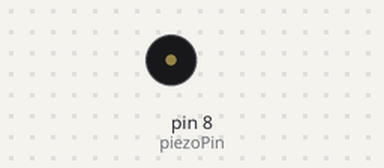
A sketch run on a simulated Arduino Uno, built with avr-gcc and run on an emulated ATmega328P. On the bench: buzzer (waves = sounding).

Above: at 0.1 s.
Timing chart, 0 to 0.5 s (numbered marks = the images above):
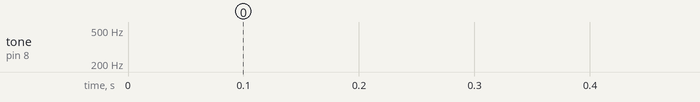

The sketch:

melodieBuzzer.ino
```cpp
#include "allstar.h"
#include "canond.h"
#include "einekleinenachtmusik.h"
#include "happybd.h"
#include "ilponte.h"
#include "innomameli.h"
#include "mariobros.h"
#include "megalovania.h"
#include "nyancat.h"
#include "rickrolled.h"
#include "rondoallaturca.h"
#include "smashbros.h"
#include "symphonyn40.h"
#include "takeonme.h"
#include "tetris.h"
#include "theentertainer.h"


const int piezoPin = 8;

void setup() {
  pinMode(piezoPin,OUTPUT);
  Serial.begin(9600);

  /*canond::play(piezoPin);
  einekleinenachtmusik::play(piezoPin);
  happybd::play(piezoPin);*/
  /*ilponte::play(piezoPin);*/
  /*innomameli::play(piezoPin);
  mariobros::play(piezoPin);
  megalovania::play(piezoPin);
  nyancat::play(piezoPin);
  rickrolled::play(piezoPin);
  rondoallaturca::play(piezoPin);
  smashbros::play(piezoPin);
  symphonyn40::play(piezoPin);
  takeonme::play(piezoPin);
  tetris::play(piezoPin);*/
  //theentertainer::play(piezoPin);
}

void loop() {
  allstar::play(piezoPin);

}
```

allstar.h
```cpp
#include <avr/pgmspace.h>
#define NOTE_B0  31
#define NOTE_C1  33
#define NOTE_CS1 35
#define NOTE_D1  37
#define NOTE_DS1 39
#define NOTE_E1  41
#define NOTE_F1  44
#define NOTE_FS1 46
#define NOTE_G1  49
#define NOTE_GS1 52
#define NOTE_A1  55
#define NOTE_AS1 58
#define NOTE_B1  62
#define NOTE_C2  65
#define NOTE_CS2 69
#define NOTE_D2  73
#define NOTE_DS2 78
#define NOTE_E2  82
#define NOTE_F2  87
#define NOTE_FS2 93
#define NOTE_G2  98
#define NOTE_GS2 104
#define NOTE_A2  110
#define NOTE_AS2 117
#define NOTE_B2  123
#define NOTE_C3  131
#define NOTE_CS3 139
#define NOTE_D3  147
#define NOTE_DS3 156
#define NOTE_E3  165
#define NOTE_F3  175
#define NOTE_FS3 185
#define NOTE_G3  196
#define NOTE_GS3 208
#define NOTE_A3  220
#define NOTE_AS3 233
#define NOTE_B3  247
#define NOTE_C4  262
#define NOTE_CS4 277
#define NOTE_D4  294
#define NOTE_DS4 311
#define NOTE_E4  330
#define NOTE_F4  349
#define NOTE_FS4 370
#define NOTE_G4  392
#define NOTE_GS4 415
#define NOTE_A4  440
#define NOTE_AS4 466
#define NOTE_B4  494
#define NOTE_C5  523
#define NOTE_CS5 554
#define NOTE_D5  587
#define NOTE_DS5 622
#define NOTE_E5  659
#define NOTE_F5  698
#define NOTE_FS5 740
#define NOTE_G5  784
#define NOTE_GS5 831
#define NOTE_A5  880
#define NOTE_AS5 932
#define NOTE_B5  988
#define NOTE_C6  1047
#define NOTE_CS6 1109
#define NOTE_D6  1175
#define NOTE_DS6 1245
#define NOTE_E6  1319
#define NOTE_F6  1397
#define NOTE_FS6 1480
#define NOTE_G6  1568
#define NOTE_GS6 1661
#define NOTE_A6  1760
#define NOTE_AS6 1865
#define NOTE_B6  1976
#define NOTE_C7  2093
#define NOTE_CS7 2217
#define NOTE_D7  2349
#define NOTE_DS7 2489
#define NOTE_E7  2637
#define NOTE_F7  2794
#define NOTE_FS7 2960
#define NOTE_G7  3136
#define NOTE_GS7 3322
#define NOTE_A7  3520
#define NOTE_AS7 3729
#define NOTE_B7  3951
#define NOTE_C8  4186
#define NOTE_CS8 4435
#define NOTE_D8  4699
#define NOTE_DS8 4978

namespace allstar {

    const PROGMEM int melody[] = {NOTE_FS4, NOTE_CS5, NOTE_AS4, NOTE_AS4, NOTE_GS4, NOTE_FS4, NOTE_FS4, NOTE_B4, NOTE_AS4, NOTE_AS4, NOTE_GS4, NOTE_GS4, NOTE_FS4, NOTE_FS4, NOTE_CS5, NOTE_AS4, NOTE_AS4, NOTE_GS4, NOTE_FS4, NOTE_FS4, NOTE_DS4, NOTE_CS4, 0, NOTE_FS4, NOTE_FS4, NOTE_CS5, NOTE_AS4, NOTE_AS4, NOTE_GS4, NOTE_GS4, NOTE_FS4, NOTE_FS4, NOTE_B4, NOTE_AS4, NOTE_AS4, NOTE_GS4, NOTE_GS4, NOTE_FS4, NOTE_FS4, NOTE_CS5, NOTE_AS4, NOTE_AS4, NOTE_GS4, NOTE_FS4, NOTE_FS4, NOTE_GS4, NOTE_DS4, 0, NOTE_FS4, NOTE_DS4, NOTE_FS4, NOTE_FS4, NOTE_FS4, NOTE_FS4, NOTE_DS4, NOTE_CS4, NOTE_FS4, NOTE_FS4, NOTE_FS4, NOTE_FS4, NOTE_FS4, NOTE_FS4, NOTE_FS4, NOTE_FS4, NOTE_FS4, NOTE_FS4, NOTE_FS4, NOTE_FS4, NOTE_FS4, NOTE_AS4, NOTE_FS4, NOTE_AS4, NOTE_AS4, NOTE_CS5, NOTE_B4, NOTE_AS4, NOTE_FS4, NOTE_GS4, NOTE_GS4, NOTE_GS4, NOTE_GS4, NOTE_AS4, NOTE_FS4, NOTE_FS4, NOTE_DS4, NOTE_CS4, NOTE_FS4, NOTE_FS4, NOTE_FS4, 0, NOTE_AS4, NOTE_CS5, NOTE_AS4, NOTE_DS5, NOTE_AS4, NOTE_CS5, NOTE_AS4, NOTE_DS5, NOTE_AS4, NOTE_CS5, NOTE_B4, NOTE_AS4, NOTE_GS4, NOTE_FS4, NOTE_FS4, NOTE_GS4, NOTE_FS4, 0, NOTE_FS4, NOTE_FS4, NOTE_FS4, NOTE_FS4, NOTE_FS4, NOTE_FS4, NOTE_FS4, NOTE_FS4, 0, NOTE_FS4, NOTE_FS4, NOTE_AS4, NOTE_FS4, NOTE_FS4, NOTE_FS4, NOTE_DS4, NOTE_DS4, NOTE_DS4, 0, NOTE_AS4, NOTE_FS4, NOTE_FS4, NOTE_DS4, NOTE_FS4, NOTE_FS4, NOTE_FS4, NOTE_DS4, NOTE_FS4, NOTE_FS4, NOTE_FS4, NOTE_AS4, NOTE_AS4, NOTE_FS4, NOTE_FS4, NOTE_DS4, NOTE_FS4, NOTE_FS4, NOTE_FS4, NOTE_DS4, NOTE_FS4, NOTE_FS4, NOTE_FS4, NOTE_AS4, 0, NOTE_AS4, NOTE_CS5, NOTE_B4, NOTE_CS5, NOTE_DS5, NOTE_FS5, NOTE_GS5, NOTE_FS5, NOTE_FS4, NOTE_FS4, NOTE_GS4, NOTE_FS4, NOTE_AS4, NOTE_GS4, NOTE_GS4, NOTE_FS4, NOTE_GS4, NOTE_AS4, NOTE_DS4, NOTE_DS4, NOTE_DS4, NOTE_AS4, NOTE_FS4, NOTE_FS4, NOTE_DS4, NOTE_FS4, NOTE_DS4, NOTE_FS4, NOTE_FS4, NOTE_F4, NOTE_DS4, NOTE_FS4, NOTE_FS4, NOTE_FS4, NOTE_FS4, NOTE_FS4, NOTE_FS4, NOTE_FS4, NOTE_FS4, NOTE_AS4, NOTE_FS4, NOTE_FS4, NOTE_FS4, NOTE_AS4, NOTE_AS4, NOTE_CS5, NOTE_B4, NOTE_AS4, NOTE_FS4, NOTE_GS4, NOTE_AS4, NOTE_FS4, NOTE_FS4, NOTE_FS4, NOTE_GS4, NOTE_AS4, NOTE_FS4, NOTE_FS4, NOTE_GS4, NOTE_DS4, NOTE_DS4, NOTE_DS4, NOTE_CS4, NOTE_CS4, NOTE_AS4, NOTE_CS5, NOTE_DS5, NOTE_CS5, NOTE_AS4, NOTE_FS4, NOTE_FS4, NOTE_FS4, NOTE_FS4, NOTE_FS4, NOTE_AS4, NOTE_AS4, NOTE_CS5, NOTE_CS5, NOTE_B4, NOTE_AS4, NOTE_AS4, NOTE_AS4, NOTE_DS4, NOTE_DS4, NOTE_DS4, NOTE_CS4, NOTE_DS5, NOTE_CS5, NOTE_CS5, NOTE_AS4, NOTE_FS4, NOTE_FS4, NOTE_FS4, NOTE_FS4, NOTE_FS4, NOTE_GS4, NOTE_AS4, NOTE_GS4, NOTE_FS4, NOTE_GS4, NOTE_AS4, NOTE_DS4, NOTE_DS4, 0, 0, NOTE_AS4, NOTE_FS4, NOTE_FS4, NOTE_DS4, NOTE_FS4, NOTE_FS4, NOTE_FS4, NOTE_DS4, NOTE_FS4, NOTE_FS4, NOTE_FS4, NOTE_AS4, NOTE_AS4, NOTE_FS4, NOTE_FS4, NOTE_DS4, NOTE_FS4, NOTE_FS4, NOTE_FS4, NOTE_DS4, NOTE_FS4, NOTE_FS4, NOTE_AS4, 0, NOTE_AS5, NOTE_CS6, NOTE_B5, NOTE_CS6, NOTE_DS6, NOTE_FS6, NOTE_GS6, NOTE_FS6, NOTE_FS5, NOTE_FS5, NOTE_GS5, NOTE_FS5, NOTE_AS5, NOTE_GS5, NOTE_GS5, NOTE_FS5, NOTE_GS5, NOTE_AS5, NOTE_DS4,
	};

	const PROGMEM float noteDurations[] = {4, 8, 8, 4, 8, 8, 8, 4, 8, 8, 8, 8, 4, 8, 8, 8, 4, 8, 8, 8, 4, 3, 4, 8, 8, 8, 8, 8, 8, 8, 8, 8, 4, 8, 8, 8, 8, 8, 8, 4, 8, 8, 4, 8, 8, 4, 3, 4, 5, 16, 8, 8, 16, 16, 16, 16, 8, 8, 16, 5, 8, 16, 16, 8, 16, 16, 16, 16, 8, 16, 5, 16, 16, 8, 8, 16, 16, 8, 8, 5, 16, 8, 8, 8, 16, 16, 8, 8, 8, 8, 16, 8, 16, 8, 16, 8, 16, 8, 16, 8, 8, 8, 8, 8, 16, 8, 4, 16, 16, 16, 16, 8, 16, 16, 8, 4, 8, 16, 16, 16, 16, 8, 16, 16, 8, 4, 4, 8, 4, 16, 16, 8, 4, 16, 16, 8, 4, 4, 3, 8, 4, 16, 16, 8, 4, 16, 16, 8, 4, 4, 4, 8, 4, 4, 8, 8, 8, 4, 8, 4, 8, 8, 8, 8, 8, 4, 4, 4, 4, 8, 2, 16, 16, 8, 4, 16, 16, 16, 16, 8, 16, 8, 16, 16, 16, 8, 8, 8, 16, 16, 8, 16, 16, 16, 16, 16, 16, 16, 8, 8, 16, 16, 5, 16, 16, 16, 16, 8, 16, 16, 16, 16, 8, 16, 8, 16, 8, 8, 5, 16, 16, 16, 16, 16, 5, 16, 16, 16, 16, 16, 8, 16, 16, 16, 16, 8, 5, 16, 8, 8, 4, 16, 8, 3, 16, 16, 16, 16, 16, 16, 16, 16, 16, 16, 8, 8, 4, 8, 4, 16, 16, 8, 4, 16, 16, 8, 4, 4, 3, 8, 4, 16, 16, 8, 4, 16, 16, 8, 4, 4, 8, 4, 4, 8, 8, 8, 4, 8, 4, 8, 8, 8, 8, 8, 4, 4, 4, 4, 8, 1,};

	const PROGMEM int bpm = 100;

    void play(int piezoPin) {
        for (int thisNote = 0; thisNote < sizeof(melody)/sizeof(int); thisNote++) {
            int noteDuration = (240000/(int)pgm_read_word(&bpm)) / (float)pgm_read_word(&noteDurations[thisNote]);
            //Serial.println("\t"+noteDuration);
			tone(piezoPin, pgm_read_word((int)&melody[thisNote]), noteDuration*0.90);
            int pauseBetweenNotes = noteDuration;
            delay(pauseBetweenNotes);
            noTone(piezoPin);
        }
    }
}
```

canond.h
```cpp
#define NOTE_B0  31
#define NOTE_C1  33
#define NOTE_CS1 35
#define NOTE_D1  37
#define NOTE_DS1 39
#define NOTE_E1  41
#define NOTE_F1  44
#define NOTE_FS1 46
#define NOTE_G1  49
#define NOTE_GS1 52
#define NOTE_A1  55
#define NOTE_AS1 58
#define NOTE_B1  62
#define NOTE_C2  65
#define NOTE_CS2 69
#define NOTE_D2  73
#define NOTE_DS2 78
#define NOTE_E2  82
#define NOTE_F2  87
#define NOTE_FS2 93
#define NOTE_G2  98
#define NOTE_GS2 104
#define NOTE_A2  110
#define NOTE_AS2 117
#define NOTE_B2  123
#define NOTE_C3  131
#define NOTE_CS3 139
#define NOTE_D3  147
#define NOTE_DS3 156
#define NOTE_E3  165
#define NOTE_F3  175
#define NOTE_FS3 185
#define NOTE_G3  196
#define NOTE_GS3 208
#define NOTE_A3  220
#define NOTE_AS3 233
#define NOTE_B3  247
#define NOTE_C4  262
#define NOTE_CS4 277
#define NOTE_D4  294
#define NOTE_DS4 311
#define NOTE_E4  330
#define NOTE_F4  349
#define NOTE_FS4 370
#define NOTE_G4  392
#define NOTE_GS4 415
#define NOTE_A4  440
#define NOTE_AS4 466
#define NOTE_B4  494
#define NOTE_C5  523
#define NOTE_CS5 554
#define NOTE_D5  587
#define NOTE_DS5 622
#define NOTE_E5  659
#define NOTE_F5  698
#define NOTE_FS5 740
#define NOTE_G5  784
#define NOTE_GS5 831
#define NOTE_A5  880
#define NOTE_AS5 932
#define NOTE_B5  988
#define NOTE_C6  1047
#define NOTE_CS6 1109
#define NOTE_D6  1175
#define NOTE_DS6 1245
#define NOTE_E6  1319
#define NOTE_F6  1397
#define NOTE_FS6 1480
#define NOTE_G6  1568
#define NOTE_GS6 1661
#define NOTE_A6  1760
#define NOTE_AS6 1865
#define NOTE_B6  1976
#define NOTE_C7  2093
#define NOTE_CS7 2217
#define NOTE_D7  2349
#define NOTE_DS7 2489
#define NOTE_E7  2637
#define NOTE_F7  2794
#define NOTE_FS7 2960
#define NOTE_G7  3136
#define NOTE_GS7 3322
#define NOTE_A7  3520
#define NOTE_AS7 3729
#define NOTE_B7  3951
#define NOTE_C8  4186
#define NOTE_CS8 4435
#define NOTE_D8  4699
#define NOTE_DS8 4978

namespace canond {

    const PROGMEM int melody[] = {NOTE_CS5, NOTE_A5, NOTE_FS5, NOTE_G5, NOTE_A5, NOTE_FS5, NOTE_G5, NOTE_A5, NOTE_A4,
		NOTE_B4, NOTE_CS5, NOTE_D5, NOTE_E5, NOTE_FS5, NOTE_G5, NOTE_FS5, NOTE_D5, NOTE_E5, NOTE_FS5, NOTE_FS4,
		NOTE_G4, NOTE_A4, NOTE_B4, NOTE_A4, NOTE_G4, NOTE_A4, NOTE_FS4, NOTE_G4, NOTE_A4, NOTE_G4, NOTE_B4,
		NOTE_A4, NOTE_G4, NOTE_FS4, NOTE_E4, NOTE_FS4, NOTE_E4, NOTE_D4, NOTE_E4, NOTE_FS4, NOTE_G4, NOTE_A4,
		NOTE_B4, NOTE_G4, NOTE_B4, NOTE_A4, NOTE_B4, NOTE_CS5, NOTE_D5, NOTE_A4, NOTE_B4, NOTE_CS5, NOTE_D5,
		NOTE_E5, NOTE_FS5, NOTE_G5, NOTE_A5, NOTE_A5, NOTE_FS5, NOTE_G5, NOTE_A5, NOTE_FS5, NOTE_G5, NOTE_A5,
		NOTE_A4, NOTE_B4, NOTE_CS5, NOTE_D5, NOTE_E5, NOTE_FS5, NOTE_G5, NOTE_FS5, NOTE_D5, NOTE_E5, NOTE_FS5,
		NOTE_FS4, NOTE_G4, NOTE_A4, NOTE_B4, NOTE_A4, NOTE_G4, NOTE_A4, NOTE_FS4, NOTE_G4, NOTE_A4, NOTE_G4,
		NOTE_B4, NOTE_A4, NOTE_G4, NOTE_FS4, NOTE_E4, NOTE_FS4, NOTE_E4, NOTE_D4, NOTE_E4, NOTE_FS4, NOTE_G4,
		NOTE_A4, NOTE_B4, NOTE_G4, NOTE_B4, NOTE_A4, NOTE_B4, NOTE_CS5, NOTE_D5, NOTE_A4, NOTE_B4, NOTE_CS5,
		NOTE_D5, NOTE_E5, NOTE_FS5, NOTE_G5, NOTE_A5, NOTE_FS5, NOTE_D5, NOTE_E5, NOTE_FS5, NOTE_E5,NOTE_D5,NOTE_E5, NOTE_CS5, NOTE_D5, NOTE_E5, NOTE_FS5, NOTE_E5, NOTE_D5, NOTE_CS5, NOTE_D5, NOTE_B4, NOTE_CS5,
		NOTE_D5, NOTE_D5, NOTE_E5, NOTE_FS5, NOTE_G5, NOTE_FS5, NOTE_E5, NOTE_FS5, NOTE_D5, NOTE_CS5, NOTE_D5,NOTE_B4, NOTE_D5, NOTE_CS5, NOTE_B4, NOTE_A4, NOTE_G4, NOTE_A4, NOTE_G4, NOTE_FS4, NOTE_G4, NOTE_A4, NOTE_B4, NOTE_CS5, NOTE_D5, NOTE_B4, NOTE_D5, NOTE_CS5, NOTE_D5, NOTE_CS5, NOTE_B4, NOTE_CS5, NOTE_A4,
		NOTE_B4, NOTE_CS5, NOTE_D5, NOTE_E5, NOTE_FS5, NOTE_G5, NOTE_B4, NOTE_D5, NOTE_CS5, NOTE_D5, NOTE_CS5,
		NOTE_B4, NOTE_CS5, NOTE_A4, NOTE_B4, NOTE_CS5, NOTE_D5, NOTE_E5, NOTE_FS5, NOTE_G5, NOTE_A5, NOTE_D5, NOTE_FS5, NOTE_A5, NOTE_A5, NOTE_B5, NOTE_A5, NOTE_G5, NOTE_FS5, NOTE_FS5, NOTE_FS5, NOTE_G5, NOTE_FS5, NOTE_E5, NOTE_D5, NOTE_C5, NOTE_B4, NOTE_C5, NOTE_D5, NOTE_A4, NOTE_A4
		};

	const PROGMEM float noteDurations[] = {8, 8, 16, 16, 8, 16, 16, 16, 16, 16, 16, 16, 16, 16, 16, 8, 16, 16, 8, 16, 16, 16,
		16, 16, 16, 16, 16, 16, 16, 8, 16, 16, 8, 16, 16, 16, 16, 16, 16, 16, 16, 16, 16, 8, 16, 16, 8, 16, 16,
		16, 16, 16, 16, 16, 16, 16, 16, 8, 16, 16, 8, 16, 16, 16, 16, 16, 16, 16, 16, 16, 16, 8, 16, 16, 8, 16,
		16, 16, 16, 16, 16, 16, 16, 16, 16, 8, 16, 16, 8, 16, 16, 16, 16, 16, 16, 16, 16, 16, 16, 8, 16, 16, 16,
		16, 16, 16, 16, 16, 16, 16, 16, 16, 16, 8, 16, 16, 8, 16, 16, 16, 16, 16, 16, 16, 16, 16, 16, 8, 16, 16,
		8, 16, 16, 16, 16, 16, 16, 16, 16, 16, 16, 8, 16, 16, 8, 16, 16, 16, 16, 16, 16, 16, 16, 16, 16, 8, 16,
		16, 8, 16, 16, 16, 16, 16, 16, 16, 16, 16, 16, 8, 16, 16, 8, 16, 16, 16, 16, 16, 16, 16, 16, 16, 16, 8,
		8, 8, 8, 8, 8, 8, 8, 3, 8, 8, 8, 8, 8, 8, 8, 8, 8, 4, 5, 2};

	const PROGMEM int bpm = 100;

    void play(int piezoPin) {

        for (int thisNote = 0; thisNote < sizeof(melody)/sizeof(int); thisNote++) {
            int noteDuration = (240000/bpm) / noteDurations[thisNote];
            tone(piezoPin, melody[thisNote], noteDuration*0.90);
            int pauseBetweenNotes = noteDuration;
            delay(pauseBetweenNotes);
            noTone(piezoPin);
        }
    }
}
```

einekleinenachtmusik.h
```cpp
#define NOTE_B0  31
#define NOTE_C1  33
#define NOTE_CS1 35
#define NOTE_D1  37
#define NOTE_DS1 39
#define NOTE_E1  41
#define NOTE_F1  44
#define NOTE_FS1 46
#define NOTE_G1  49
#define NOTE_GS1 52
#define NOTE_A1  55
#define NOTE_AS1 58
#define NOTE_B1  62
#define NOTE_C2  65
#define NOTE_CS2 69
#define NOTE_D2  73
#define NOTE_DS2 78
#define NOTE_E2  82
#define NOTE_F2  87
#define NOTE_FS2 93
#define NOTE_G2  98
#define NOTE_GS2 104
#define NOTE_A2  110
#define NOTE_AS2 117
#define NOTE_B2  123
#define NOTE_C3  131
#define NOTE_CS3 139
#define NOTE_D3  147
#define NOTE_DS3 156
#define NOTE_E3  165
#define NOTE_F3  175
#define NOTE_FS3 185
#define NOTE_G3  196
#define NOTE_GS3 208
#define NOTE_A3  220
#define NOTE_AS3 233
#define NOTE_B3  247
#define NOTE_C4  262
#define NOTE_CS4 277
#define NOTE_D4  294
#define NOTE_DS4 311
#define NOTE_E4  330
#define NOTE_F4  349
#define NOTE_FS4 370
#define NOTE_G4  392
#define NOTE_GS4 415
#define NOTE_A4  440
#define NOTE_AS4 466
#define NOTE_B4  494
#define NOTE_C5  523
#define NOTE_CS5 554
#define NOTE_D5  587
#define NOTE_DS5 622
#define NOTE_E5  659
#define NOTE_F5  698
#define NOTE_FS5 740
#define NOTE_G5  784
#define NOTE_GS5 831
#define NOTE_A5  880
#define NOTE_AS5 932
#define NOTE_B5  988
#define NOTE_C6  1047
#define NOTE_CS6 1109
#define NOTE_D6  1175
#define NOTE_DS6 1245
#define NOTE_E6  1319
#define NOTE_F6  1397
#define NOTE_FS6 1480
#define NOTE_G6  1568
#define NOTE_GS6 1661
#define NOTE_A6  1760
#define NOTE_AS6 1865
#define NOTE_B6  1976
#define NOTE_C7  2093
#define NOTE_CS7 2217
#define NOTE_D7  2349
#define NOTE_DS7 2489
#define NOTE_E7  2637
#define NOTE_F7  2794
#define NOTE_FS7 2960
#define NOTE_G7  3136
#define NOTE_GS7 3322
#define NOTE_A7  3520
#define NOTE_AS7 3729
#define NOTE_B7  3951
#define NOTE_C8  4186
#define NOTE_CS8 4435
#define NOTE_D8  4699
#define NOTE_DS8 4978

namespace einekleinenachtmusik {

    const PROGMEM int melody[] = {NOTE_G4, 0, NOTE_D4, 0, NOTE_G4, 0, 0, NOTE_D4, 0, NOTE_G4, NOTE_D4, NOTE_G4, NOTE_B4, NOTE_D5, 0, NOTE_C5, 0, 0, NOTE_A4, 0, NOTE_C5, 0, 0, NOTE_A4, 0, NOTE_C5, NOTE_A4, NOTE_FS4, NOTE_A4, NOTE_D4, 0, NOTE_G4, 0, NOTE_G4, NOTE_B4, NOTE_A4, NOTE_G4, NOTE_G4, NOTE_FS4, NOTE_FS4, NOTE_A4, NOTE_C5, NOTE_FS4, NOTE_A4, NOTE_G4, NOTE_G4, NOTE_B4, NOTE_A4, NOTE_G4, NOTE_G4, NOTE_FS4, NOTE_FS4, NOTE_A4, NOTE_C5, NOTE_FS4, NOTE_G4, 0, NOTE_G4, 0, NOTE_G4, NOTE_FS4, NOTE_E4, NOTE_FS4, NOTE_G4, 0, NOTE_G4, 0, NOTE_B4, NOTE_A4, NOTE_G4, NOTE_A4, NOTE_B4, 0, NOTE_B4, 0, NOTE_D5, NOTE_C5, NOTE_B4, NOTE_C5, NOTE_D5, NOTE_D5, NOTE_E5, NOTE_D5, NOTE_C5, NOTE_C5, NOTE_C5, NOTE_B4, NOTE_B4, NOTE_B4, NOTE_A4, NOTE_A4, NOTE_G4, NOTE_FS4, NOTE_E4, NOTE_FS4, NOTE_G4, 0, NOTE_A4, 0, NOTE_B4, NOTE_D5, NOTE_E5, NOTE_D5, NOTE_C5, NOTE_C5, NOTE_C5, NOTE_C5, NOTE_B4, NOTE_B4, NOTE_B4, NOTE_B4, NOTE_A4, NOTE_A4, NOTE_A4, NOTE_G4, NOTE_FS4, NOTE_E4, NOTE_FS4, NOTE_G4, 0, NOTE_G4, NOTE_D4, NOTE_G4, NOTE_B4, NOTE_D5, NOTE_FS4, NOTE_G4, NOTE_G4, NOTE_D4, NOTE_G4, NOTE_B4, NOTE_D5, NOTE_FS4, NOTE_G4, 0, 0, NOTE_G4, 0, 0, NOTE_G4, 0, 0, 0,
		};

	const PROGMEM float noteDurations[] = {8, 4, 16, 16, 8, 8, 8, 16, 16, 8, 8, 8, 8, 8, 4, 8, 8, 8, 16, 16, 8, 8, 8, 16, 16, 8, 8, 8, 8, 4, 4, 8, 8, 2.66, 8, 8, 8, 8, 8, 2.66, 8, 8, 8, 8, 8, 2.66, 8, 8, 8, 8, 8, 2.66, 8, 8, 8, 16, 16, 16, 16, 16, 16, 16, 16, 16, 16, 16, 16, 16, 16, 16, 16, 16, 16, 16, 16, 16, 16, 16, 16, 2, 2, 2, 8, 8, 4, 8, 8, 4, 8, 8, 4, 8, 8, 8, 8, 8, 8, 8, 8, 2, 2, 2, 8, 8, 8, 8, 8, 8, 8, 8, 8, 8, 8, 8, 8, 8, 8, 8, 1, 4, 16, 16, 16, 16, 4, 4, 1, 16, 16, 16, 16, 4, 4, 8, 8, 4, 8, 8, 4, 8, 8, 1, 1, };

	const PROGMEM int bpm = 148;

    void play(int piezoPin) {

        for (int thisNote = 0; thisNote < sizeof(melody)/sizeof(int); thisNote++) {
            int noteDuration = (240000/bpm) / noteDurations[thisNote];
            tone(piezoPin, melody[thisNote], noteDuration*0.90);
            int pauseBetweenNotes = noteDuration;
            delay(pauseBetweenNotes);
            noTone(piezoPin);
        }
    }
}
```

Source omitted: happybd.h (2738 bytes), ilponte.h (3412 bytes), innomameli.h (5851 bytes), mariobros.h (3451 bytes), megalovania.h (5542 bytes), nyancat.h (8391 bytes), rickrolled.h (3782 bytes), rondoallaturca.h (4962 bytes), smashbros.h (5121 bytes), symphonyn40.h (3431 bytes), takeonme.h (4065 bytes), tetris.h (3342 bytes) and 1 more
